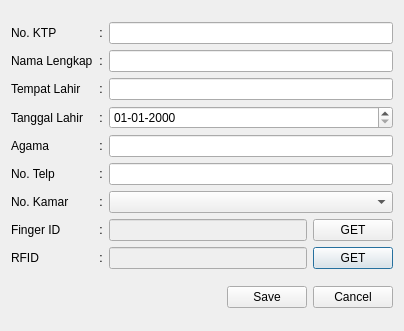
<?xml version="1.0" encoding="UTF-8"?>
<ui version="4.0">
 <class>FormKeluarga</class>
 <widget class="QDialog" name="FormKeluarga">
  <property name="geometry">
   <rect>
    <x>0</x>
    <y>0</y>
    <width>404</width>
    <height>331</height>
   </rect>
  </property>
  <property name="maximumSize">
   <size>
    <width>16777215</width>
    <height>331</height>
   </size>
  </property>
  <property name="windowTitle">
   <string>Form keluarga</string>
  </property>
  <layout class="QGridLayout" name="gridLayout">
   <item row="0" column="0">
    <layout class="QGridLayout" name="gridLayout_4">
     <item row="4" column="1">
      <widget class="QLabel" name="label_9">
       <property name="text">
        <string>:</string>
       </property>
       <property name="alignment">
        <set>Qt::AlignCenter</set>
       </property>
      </widget>
     </item>
     <item row="3" column="1">
      <widget class="QLabel" name="label_10">
       <property name="text">
        <string>:</string>
       </property>
       <property name="alignment">
        <set>Qt::AlignCenter</set>
       </property>
      </widget>
     </item>
     <item row="1" column="0">
      <widget class="QLabel" name="label_2">
       <property name="text">
        <string>Nama Lengkap</string>
       </property>
      </widget>
     </item>
     <item row="0" column="0">
      <widget class="QLabel" name="label">
       <property name="text">
        <string>No. KTP</string>
       </property>
      </widget>
     </item>
     <item row="0" column="2">
      <widget class="QLineEdit" name="le_no_ktp"/>
     </item>
     <item row="4" column="2">
      <widget class="QLineEdit" name="le_agama"/>
     </item>
     <item row="1" column="2">
      <widget class="QLineEdit" name="le_nama_lengkap"/>
     </item>
     <item row="5" column="1">
      <widget class="QLabel" name="label_8">
       <property name="text">
        <string>:</string>
       </property>
       <property name="alignment">
        <set>Qt::AlignCenter</set>
       </property>
      </widget>
     </item>
     <item row="2" column="2">
      <widget class="QLineEdit" name="le_temp_lahir"/>
     </item>
     <item row="8" column="2">
      <layout class="QHBoxLayout" name="horizontalLayout_5">
       <item>
        <widget class="QLineEdit" name="le_rfID">
         <property name="enabled">
          <bool>false</bool>
         </property>
         <property name="alignment">
          <set>Qt::AlignCenter</set>
         </property>
        </widget>
       </item>
       <item>
        <widget class="QPushButton" name="pb_getRFID">
         <property name="text">
          <string>GET</string>
         </property>
        </widget>
       </item>
      </layout>
     </item>
     <item row="8" column="1">
      <widget class="QLabel" name="label_18">
       <property name="text">
        <string>:</string>
       </property>
       <property name="alignment">
        <set>Qt::AlignCenter</set>
       </property>
      </widget>
     </item>
     <item row="8" column="0">
      <widget class="QLabel" name="label_17">
       <property name="text">
        <string>RFID</string>
       </property>
      </widget>
     </item>
     <item row="5" column="2">
      <widget class="QLineEdit" name="le_no_telp"/>
     </item>
     <item row="7" column="0">
      <widget class="QLabel" name="label_15">
       <property name="text">
        <string>Finger ID</string>
       </property>
      </widget>
     </item>
     <item row="3" column="0">
      <widget class="QLabel" name="label_4">
       <property name="text">
        <string>Tanggal Lahir</string>
       </property>
      </widget>
     </item>
     <item row="0" column="1">
      <widget class="QLabel" name="label_7">
       <property name="text">
        <string>:</string>
       </property>
       <property name="alignment">
        <set>Qt::AlignCenter</set>
       </property>
      </widget>
     </item>
     <item row="7" column="1">
      <widget class="QLabel" name="label_16">
       <property name="text">
        <string>:</string>
       </property>
       <property name="alignment">
        <set>Qt::AlignCenter</set>
       </property>
      </widget>
     </item>
     <item row="2" column="1">
      <widget class="QLabel" name="label_12">
       <property name="text">
        <string>:</string>
       </property>
       <property name="alignment">
        <set>Qt::AlignCenter</set>
       </property>
      </widget>
     </item>
     <item row="7" column="2">
      <layout class="QHBoxLayout" name="horizontalLayout_4">
       <item>
        <widget class="QLineEdit" name="le_fingerID">
         <property name="enabled">
          <bool>false</bool>
         </property>
         <property name="alignment">
          <set>Qt::AlignCenter</set>
         </property>
        </widget>
       </item>
       <item>
        <widget class="QPushButton" name="pb_getFingerID">
         <property name="text">
          <string>GET</string>
         </property>
        </widget>
       </item>
      </layout>
     </item>
     <item row="4" column="0">
      <widget class="QLabel" name="label_6">
       <property name="text">
        <string>Agama</string>
       </property>
      </widget>
     </item>
     <item row="2" column="0">
      <widget class="QLabel" name="label_3">
       <property name="text">
        <string>Tempat Lahir</string>
       </property>
      </widget>
     </item>
     <item row="5" column="0">
      <widget class="QLabel" name="label_5">
       <property name="text">
        <string>No. Telp</string>
       </property>
      </widget>
     </item>
     <item row="3" column="2">
      <widget class="QDateEdit" name="de_tgl_lahir">
       <property name="displayFormat">
        <string>dd-MM-yyyy</string>
       </property>
      </widget>
     </item>
     <item row="1" column="1">
      <widget class="QLabel" name="label_11">
       <property name="text">
        <string>:</string>
       </property>
       <property name="alignment">
        <set>Qt::AlignCenter</set>
       </property>
      </widget>
     </item>
     <item row="6" column="0">
      <widget class="QLabel" name="label_13">
       <property name="text">
        <string>No. Kamar</string>
       </property>
      </widget>
     </item>
     <item row="6" column="1">
      <widget class="QLabel" name="label_14">
       <property name="text">
        <string>:</string>
       </property>
       <property name="alignment">
        <set>Qt::AlignCenter</set>
       </property>
      </widget>
     </item>
     <item row="6" column="2">
      <widget class="QComboBox" name="cb_kamar"/>
     </item>
    </layout>
   </item>
   <item row="1" column="0">
    <layout class="QHBoxLayout" name="horizontalLayout">
     <item>
      <spacer name="horizontalSpacer">
       <property name="orientation">
        <enum>Qt::Horizontal</enum>
       </property>
       <property name="sizeHint" stdset="0">
        <size>
         <width>40</width>
         <height>20</height>
        </size>
       </property>
      </spacer>
     </item>
     <item>
      <widget class="QPushButton" name="pb_save">
       <property name="text">
        <string>Save</string>
       </property>
      </widget>
     </item>
     <item>
      <widget class="QPushButton" name="pb_cancel">
       <property name="text">
        <string>Cancel</string>
       </property>
      </widget>
     </item>
    </layout>
   </item>
  </layout>
 </widget>
 <resources/>
 <connections/>
</ui>
